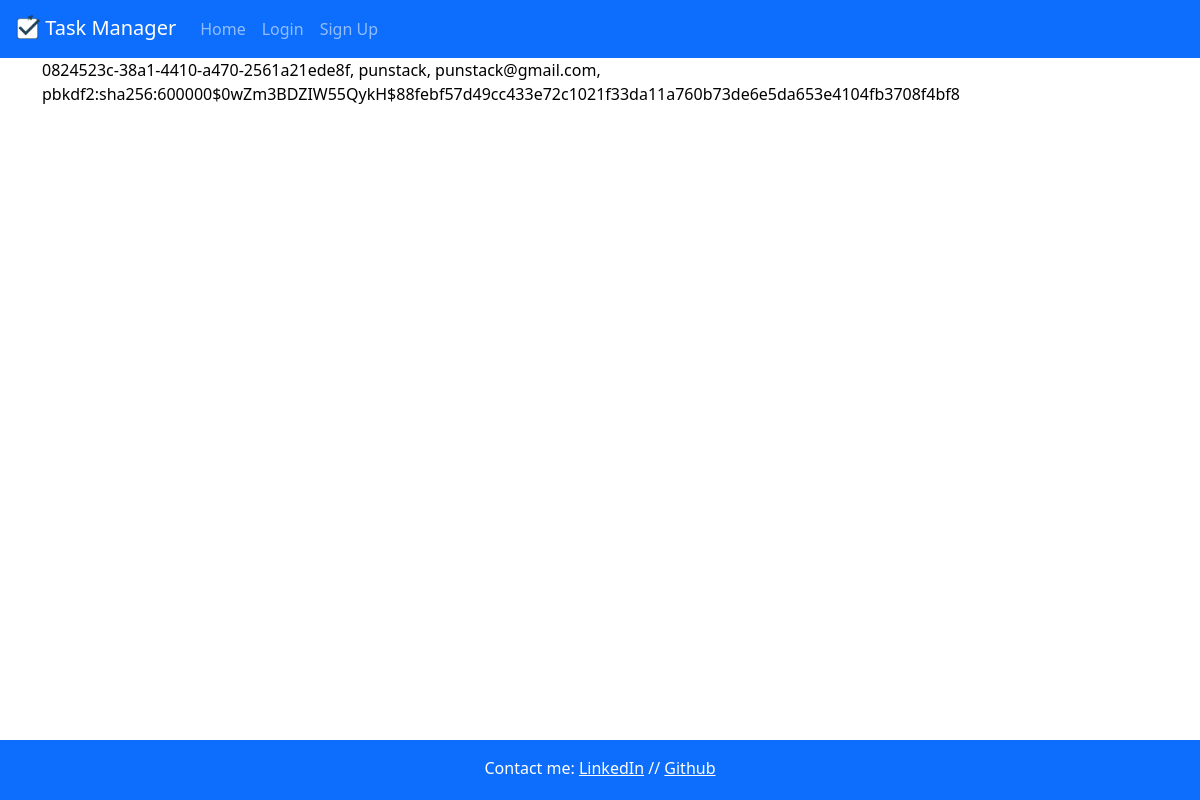
The app's page /view_users, older data.
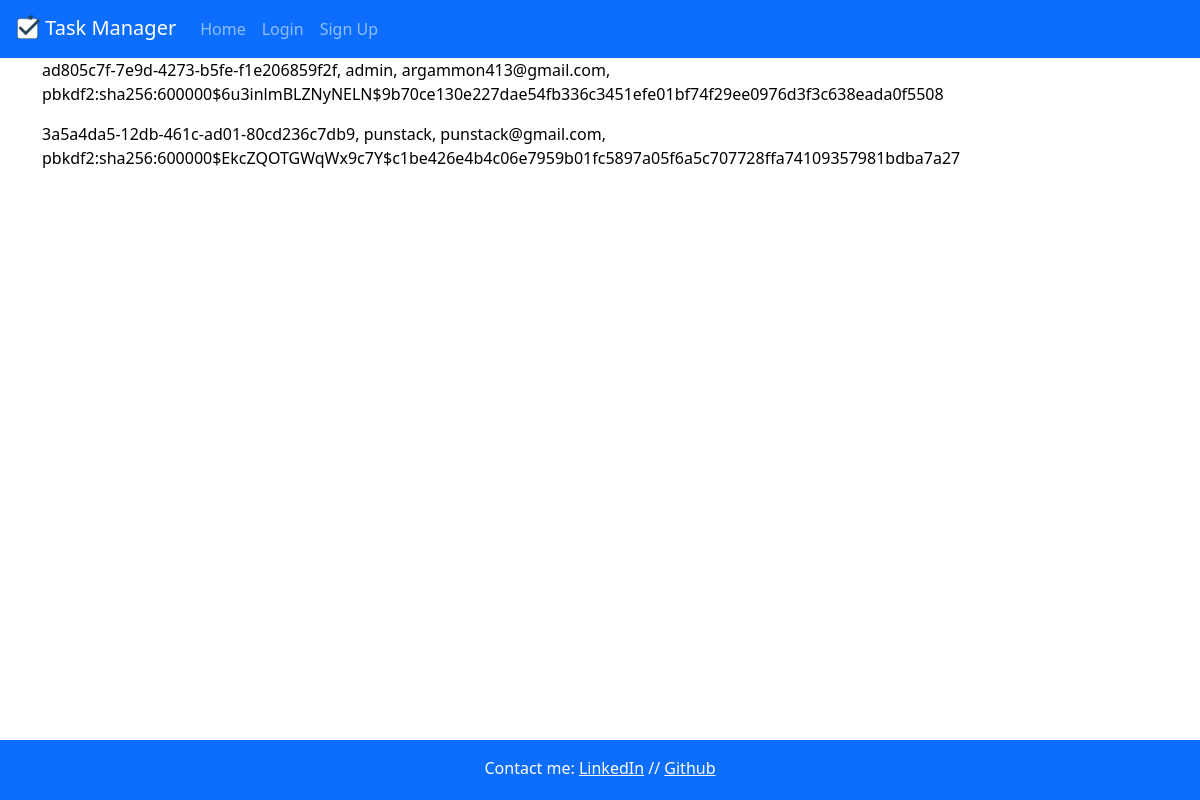
The same page, newer data.
### app.py (models this page shows, shortened)
class User(db.Model):
    __tablename__ = 'User'
    id = db.Column(db.String(36), primary_key = True, default=lambda: str(uuid.uuid4()))
    user = db.Column(db.String(20), unique = True, nullable = False) # stores original case of username
    user_lower = db.Column(db.String(20), unique = True, nullable = False) # stores lower case version of username
    email = db.Column(db.String(100), unique = True, nullable = False)
    email_lower = db.Column(db.String(100), unique = True, nullable = False)
    password = db.Column(db.String(50), nullable = False)
    tasks = db.relationship('Task', backref='user', lazy = True, cascade = 'all, delete-orphan')
    friends = db.relationship('User',
                              secondary = friends,
                              primaryjoin = (friends.c.user_id == id),
                              secondaryjoin = (friends.c.friend_id == id),
                              backref = db.backref('friended_by', lazy = 'dynamic'), # for loading 'friended_by'
                              lazy = 'dynamic') # for loading 'friends'

### app.py (the view)
@app.route("/view_users")
def view_users():
    return render_template("view_users.html", values=User.query.all())

### app.py (called while the page is built)
@app.before_request
def check_user_existence():
    if "user" in session:
        user_lower = session["user"].lower()
        if not User.query.filter_by(user_lower=user_lower).first():
            session.pop("user", None)
            return redirect(url_for("login"))

### templates/view_users.html
{% extends "layout.html" %}
{% block content %}
{% for item in values %}
<p>{{item.id}}, {{item.user}}, {{item.email}}, {{item.password}}</p>
{% endfor %}
{% endblock %}

### templates/layout.html (shortened to what this page needs)
<!doctype html>
<html lang="en">
<head>
  <link rel="stylesheet" href="https://cdn.jsdelivr.net/npm/bootstrap@5.3.0-alpha1/dist/css/bootstrap.min.css">
  <link rel="stylesheet" type="text/css" href="{{ url_for('static', filename='style.css') }}">
</head>
<body>
  <nav class="navbar navbar-expand-lg navbar-dark bg-primary text-center">
    <a class="navbar-brand" href="/"><img src="{{ url_for('static', filename='task_manager_logo.png') }}"
        alt="Task Manager Logo" width="25" height="25"> Task Manager</a>
    <div class="collapse navbar-collapse" id="navbarText">
      <ul class="navbar-nav mr-auto">
        {% if session.get("user") %}
        <li class="nav-item">
          <a class="nav-link {% block add_status %}{% endblock %}" href="/add-task">Add Task</a>
        </li>
        <li class="nav-item">
          <a class="nav-link {% block user_status %}{% endblock %}" href="{{url_for("user_page", user=session["user"])}}">My Profile</a>
        </li>
        <li class="nav-item">
          <a class="nav-link {% block archive_status %}{% endblock %}" href="/archive">Archived Tasks</a>
        </li>
        <li class="nav-item">
          <a class="nav-link {% block settings_status %}{% endblock %}" href="/settings">Settings</a>
        </li>
        <li class="nav-item">
          <a class="nav-link" href="/logout">Log Out</a>
        </li>
        {% else %}
        <li class="nav-item">
          <a class="nav-link {% block home_status %}{% endblock %}" href="/">Home</a>
        </li>
        <li class="nav-item">
          <a class="nav-link {% block login_status %}{% endblock %}" href="/login">Login</a>
        </li>
        <li class="nav-item">
          <a class="nav-link {% block signup_status %}{% endblock %}" href="/sign-up">Sign Up</a>
        </li>
        {% endif %}
      </ul>
    </div>
  </nav>
  <main class="flex-shrink-0">
    <div class="container">
      {% block content %}
      {% endblock %}
    </div>
  </main>
  <footer class="footer fixed-bottom mt-auto py-3 bg-primary">
    <div class="container">
      <span>
        <p style = "color: #ffffff">
          Contact me:
        <a href="https://www.linkedin.com/in/amara-gammon/" style="color: #ffffff">LinkedIn</a> //
        <a href="https://github.com/punstack" style="color: #ffffff">Github</a>
        </p>
      </span>
    </div>
  </footer>
</body>
</html>

### static/style.css (style rules this page uses)
body { min-height: 100vh; display: flex; flex-direction: column; color: #000000; margin: 0; }
main { flex: 1; padding-bottom: 60px; }
.navbar-brand { margin-left:15px !important; }
.footer { width: 100%; height: 60px; margin-top: auto; padding: 1rem; }
.footer .container { text-align: center; color: #ffffff; flex: 1; }

### templates/layout.html (style rules this page uses)
html, body { height: 100%; margin: 0; }
body { display: flex; flex-direction: column; }
main { flex: 1; }
img { margin-bottom: 6px; }
.footer { padding: 1rem; text-align: center; }

Row changes from the older to the newer data that the page shows:
removed User: id "0824523c-38a1-4410-a470-2561a21ede8f", user "punstack", email "punstack@gmail.com", password "pbkdf2:sha256:600000$0wZm3BDZIW55QykH$88febf57d49cc433e72c1021f33da11a760b73de6e5da653e4104fb3708f4bf8"
added User: id "ad805c7f-7e9d-4273-b5fe-f1e206859f2f", user "admin", email "argammon413@gmail.com", password "pbkdf2:sha256:600000$6u3inlmBLZNyNELN$9b70ce130e227dae54fb336c3451efe01bf74f29ee0976d3f3c638eada0f5508"
added User: id "3a5a4da5-12db-461c-ad01-80cd236c7db9", user "punstack", email "punstack@gmail.com", password "pbkdf2:sha256:600000$EkcZQOTGWqWx9c7Y$c1be426e4b4c06e7959b01fc5897a05f6a5c707728ffa74109357981bdba7a27"
